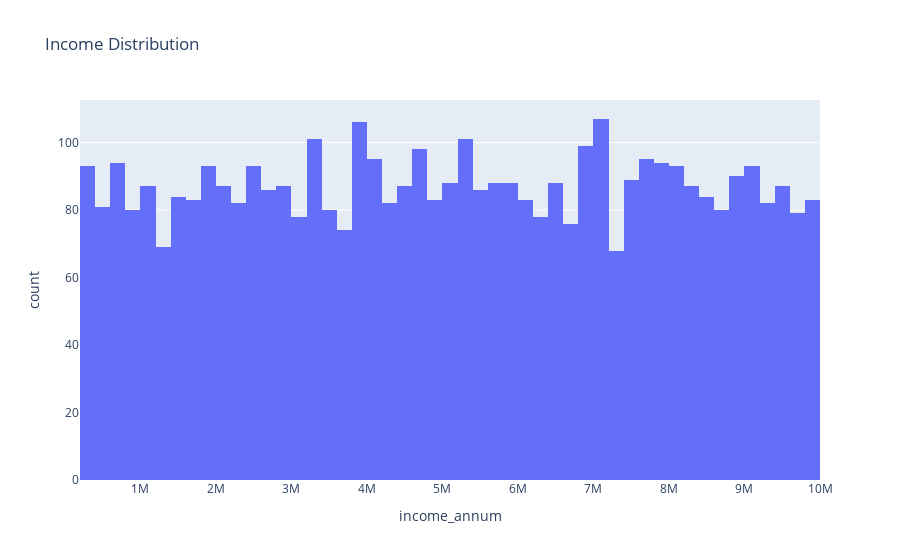

Write notebook code for a chart like this one.
### Code cell
import plotly.express as px

Income_annum = px.histogram(df, x='income_annum', title='Income Distribution')
Income_annum.show()

### Figure 1 — Plotly figure (JSON) as saved in the notebook; plotly's stock layout.template omitted (floating-point values rounded to 4 significant figures; data arrays with more than 128 entries replaced by an {"elided": "..."} marker saying what was removed)
{"data": [{"bingroup": "x", "hovertemplate": "income_annum=%{x}<br>count=%{y}<extra></extra>", "legendgroup": "", "marker": {"color": "#636efa", "pattern": {"shape": ""}}, "name": "", "orientation": "v", "showlegend": false, "type": "histogram", "x": {"elided": "4269 int values"}, "xaxis": "x", "yaxis": "y"}], "layout": {"barmode": "relative", "legend": {"tracegroupgap": 0}, "title": {"text": "Income Distribution"}, "xaxis": {"anchor": "y", "domain": [0, 1], "title": {"text": "income_annum"}}, "yaxis": {"anchor": "x", "domain": [0, 1], "title": {"text": "count"}}}}
